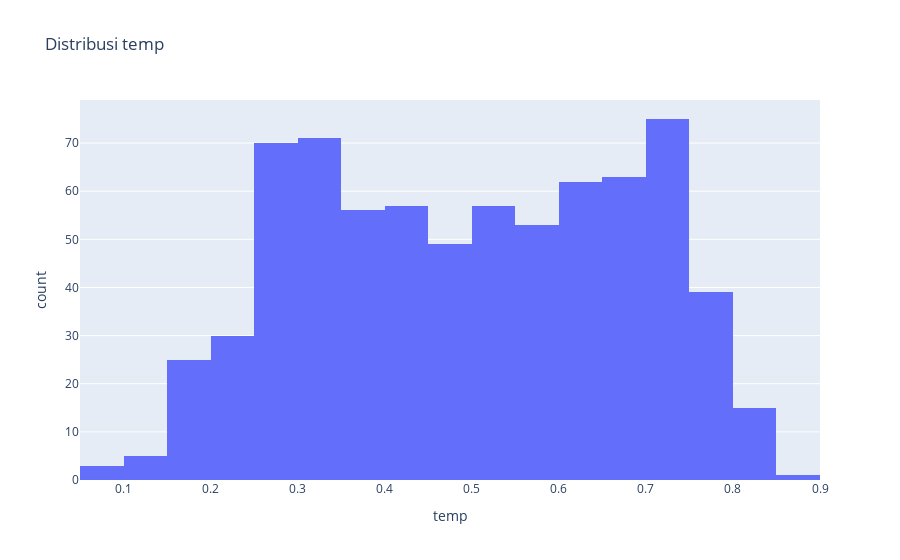
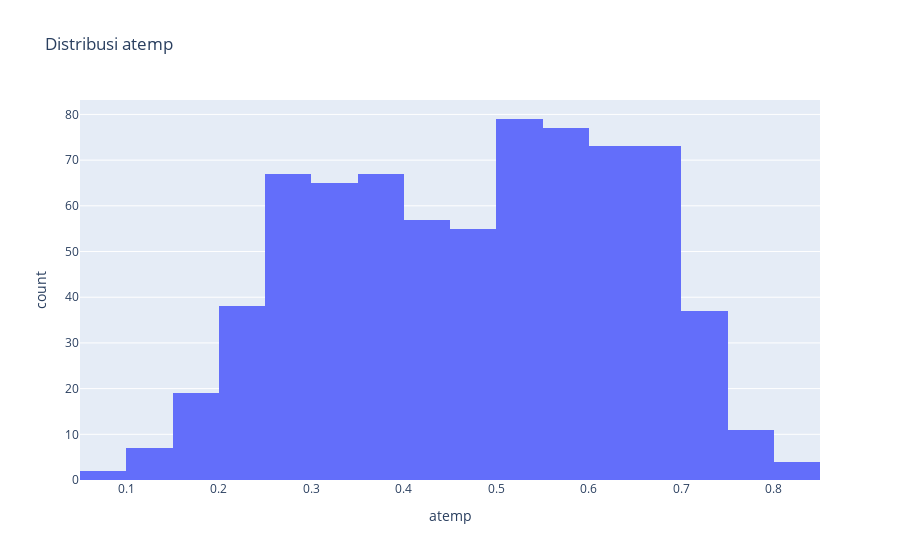
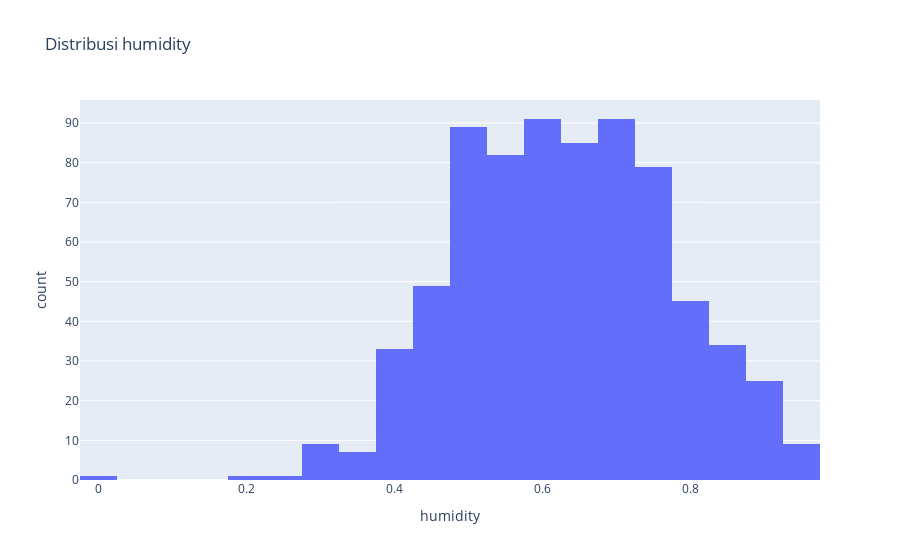
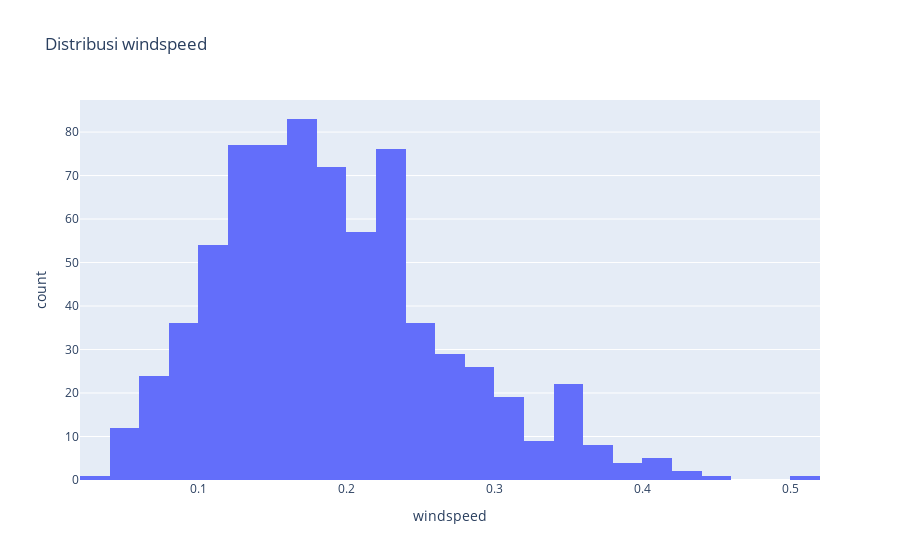

Notebook cell for these charts, in order:
### Markdown cell above
- Distribusi Variabel Numerik

### Code cell
numeric_cols = ['temp', 'atemp', 'humidity', 'windspeed', 'casual', 'registered', 'total_count']
for col in numeric_cols:
    fig = px.histogram(df_day, x=col, title=f'Distribusi {col}')
    fig.show()

### Figure 1 — Plotly figure (JSON) as saved in the notebook; plotly's stock layout.template omitted (floating-point values rounded to 4 significant figures; data arrays with more than 128 entries replaced by an {"elided": "..."} marker saying what was removed)
{"data": [{"alignmentgroup": "True", "bingroup": "x", "hovertemplate": "temp=%{x}<br>count=%{y}<extra></extra>", "legendgroup": "", "marker": {"color": "#636efa", "pattern": {"shape": ""}}, "name": "", "offsetgroup": "", "orientation": "v", "showlegend": false, "type": "histogram", "x": {"elided": "731 float values"}, "xaxis": "x", "yaxis": "y"}], "layout": {"barmode": "relative", "legend": {"tracegroupgap": 0}, "title": {"text": "Distribusi temp"}, "xaxis": {"anchor": "y", "domain": [0, 1], "title": {"text": "temp"}}, "yaxis": {"anchor": "x", "domain": [0, 1], "title": {"text": "count"}}}}

### Figure 2 — Plotly figure (JSON) as saved in the notebook; plotly's stock layout.template omitted (floating-point values rounded to 4 significant figures; data arrays with more than 128 entries replaced by an {"elided": "..."} marker saying what was removed)
{"data": [{"alignmentgroup": "True", "bingroup": "x", "hovertemplate": "atemp=%{x}<br>count=%{y}<extra></extra>", "legendgroup": "", "marker": {"color": "#636efa", "pattern": {"shape": ""}}, "name": "", "offsetgroup": "", "orientation": "v", "showlegend": false, "type": "histogram", "x": {"elided": "731 float values"}, "xaxis": "x", "yaxis": "y"}], "layout": {"barmode": "relative", "legend": {"tracegroupgap": 0}, "title": {"text": "Distribusi atemp"}, "xaxis": {"anchor": "y", "domain": [0, 1], "title": {"text": "atemp"}}, "yaxis": {"anchor": "x", "domain": [0, 1], "title": {"text": "count"}}}}

### Figure 3 — Plotly figure (JSON) as saved in the notebook; plotly's stock layout.template omitted (floating-point values rounded to 4 significant figures; data arrays with more than 128 entries replaced by an {"elided": "..."} marker saying what was removed)
{"data": [{"alignmentgroup": "True", "bingroup": "x", "hovertemplate": "humidity=%{x}<br>count=%{y}<extra></extra>", "legendgroup": "", "marker": {"color": "#636efa", "pattern": {"shape": ""}}, "name": "", "offsetgroup": "", "orientation": "v", "showlegend": false, "type": "histogram", "x": {"elided": "731 float values"}, "xaxis": "x", "yaxis": "y"}], "layout": {"barmode": "relative", "legend": {"tracegroupgap": 0}, "title": {"text": "Distribusi humidity"}, "xaxis": {"anchor": "y", "domain": [0, 1], "title": {"text": "humidity"}}, "yaxis": {"anchor": "x", "domain": [0, 1], "title": {"text": "count"}}}}

### Figure 4 — Plotly figure (JSON) as saved in the notebook; plotly's stock layout.template omitted (floating-point values rounded to 4 significant figures; data arrays with more than 128 entries replaced by an {"elided": "..."} marker saying what was removed)
{"data": [{"alignmentgroup": "True", "bingroup": "x", "hovertemplate": "windspeed=%{x}<br>count=%{y}<extra></extra>", "legendgroup": "", "marker": {"color": "#636efa", "pattern": {"shape": ""}}, "name": "", "offsetgroup": "", "orientation": "v", "showlegend": false, "type": "histogram", "x": {"elided": "731 float values"}, "xaxis": "x", "yaxis": "y"}], "layout": {"barmode": "relative", "legend": {"tracegroupgap": 0}, "title": {"text": "Distribusi windspeed"}, "xaxis": {"anchor": "y", "domain": [0, 1], "title": {"text": "windspeed"}}, "yaxis": {"anchor": "x", "domain": [0, 1], "title": {"text": "count"}}}}
